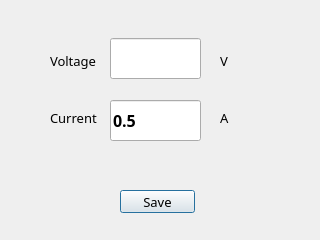
<?xml version="1.0" encoding="UTF-8"?>
<ui version="4.0">
 <class>Dialog_save_usb_power</class>
 <widget class="QDialog" name="Dialog_save_usb_power">
  <property name="geometry">
   <rect>
    <x>0</x>
    <y>0</y>
    <width>320</width>
    <height>240</height>
   </rect>
  </property>
  <property name="windowTitle">
   <string>Dialog</string>
  </property>
  <widget class="QLineEdit" name="lineEdit_a">
   <property name="geometry">
    <rect>
     <x>110</x>
     <y>100</y>
     <width>91</width>
     <height>41</height>
    </rect>
   </property>
   <property name="font">
    <font>
     <family>等线</family>
     <pointsize>12</pointsize>
     <weight>75</weight>
     <bold>true</bold>
    </font>
   </property>
   <property name="text">
    <string>0.5</string>
   </property>
  </widget>
  <widget class="QLineEdit" name="lineEdit_v">
   <property name="geometry">
    <rect>
     <x>110</x>
     <y>38</y>
     <width>91</width>
     <height>41</height>
    </rect>
   </property>
   <property name="font">
    <font>
     <family>等线</family>
     <pointsize>12</pointsize>
     <weight>75</weight>
     <bold>true</bold>
    </font>
   </property>
   <property name="text">
    <string/>
   </property>
  </widget>
  <widget class="QLabel" name="label">
   <property name="geometry">
    <rect>
     <x>50</x>
     <y>50</y>
     <width>51</width>
     <height>21</height>
    </rect>
   </property>
   <property name="font">
    <font>
     <family>等线</family>
     <pointsize>10</pointsize>
    </font>
   </property>
   <property name="text">
    <string>Voltage</string>
   </property>
  </widget>
  <widget class="QLabel" name="label_2">
   <property name="geometry">
    <rect>
     <x>50</x>
     <y>110</y>
     <width>51</width>
     <height>16</height>
    </rect>
   </property>
   <property name="font">
    <font>
     <family>等线</family>
     <pointsize>10</pointsize>
    </font>
   </property>
   <property name="text">
    <string>Current</string>
   </property>
  </widget>
  <widget class="QPushButton" name="pushButton_save">
   <property name="geometry">
    <rect>
     <x>120</x>
     <y>190</y>
     <width>75</width>
     <height>23</height>
    </rect>
   </property>
   <property name="font">
    <font>
     <family>等线</family>
     <pointsize>10</pointsize>
    </font>
   </property>
   <property name="text">
    <string>Save</string>
   </property>
  </widget>
  <widget class="QLabel" name="label_3">
   <property name="geometry">
    <rect>
     <x>220</x>
     <y>110</y>
     <width>31</width>
     <height>16</height>
    </rect>
   </property>
   <property name="font">
    <font>
     <family>等线</family>
     <pointsize>10</pointsize>
    </font>
   </property>
   <property name="text">
    <string>A</string>
   </property>
  </widget>
  <widget class="QLabel" name="label_4">
   <property name="geometry">
    <rect>
     <x>220</x>
     <y>50</y>
     <width>31</width>
     <height>21</height>
    </rect>
   </property>
   <property name="font">
    <font>
     <family>等线</family>
     <pointsize>10</pointsize>
    </font>
   </property>
   <property name="text">
    <string>V</string>
   </property>
  </widget>
  <widget class="QLabel" name="label_5">
   <property name="geometry">
    <rect>
     <x>70</x>
     <y>150</y>
     <width>161</width>
     <height>31</height>
    </rect>
   </property>
   <property name="font">
    <font>
     <family>等线</family>
     <pointsize>10</pointsize>
     <weight>75</weight>
     <bold>true</bold>
    </font>
   </property>
   <property name="text">
    <string/>
   </property>
   <property name="alignment">
    <set>Qt::AlignCenter</set>
   </property>
  </widget>
 </widget>
 <resources/>
 <connections/>
</ui>
